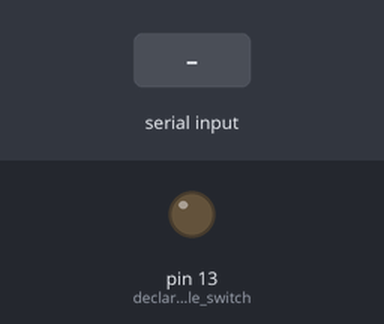
The sketch below on a simulated Arduino Uno, built with avr-gcc and run on an emulated ATmega328P. On the bench: output pins drawn as LEDs (lit = HIGH). Inputs (shaded band) come from the test bench.

Above: at 1.2 s.
1.3 s: "1" received over Serial
At 2.2 s:
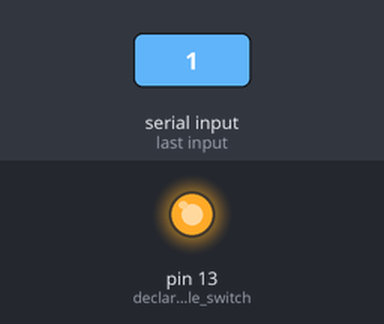
2.8 s: "0" received over Serial
At 3.3 s:
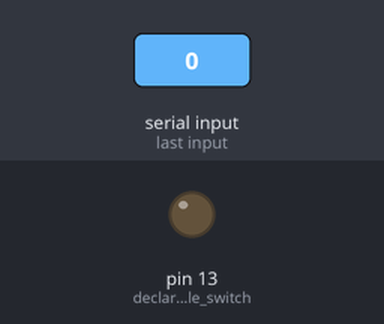
Timing chart, 0 to 5.8 s (numbered marks = the images above; inputs shaded):
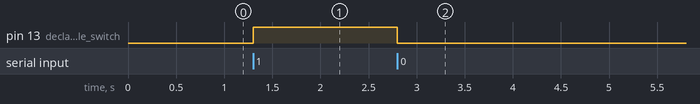

The sketch:

digitalWrite.ino
```cpp
int switchState = 0;
int lastSwitchState=0;

void setup() {

  Serial.begin(9600);

  pinMode(13,OUTPUT); // declare toggle switch

}

void loop() {
//
  if(Serial.available()){

    char inByte = Serial.read();
    // mousedown event
    if(inByte=='1'){


      digitalWrite(13, HIGH);
      digitalWrite(12, LOW);

    }

    // mouseup event
    if(inByte=='0'){

      // send the color to the browser, then turn the LED off

      digitalWrite(12, HIGH);
      digitalWrite(13, LOW);


    }
  }
}
```

Measured:
- after the input at 1.3 s, pin 13 (declare_toggle_switch): LOW → HIGH at once
- after the input at 2.8 s, pin 13 (declare_toggle_switch): HIGH → LOW at once
